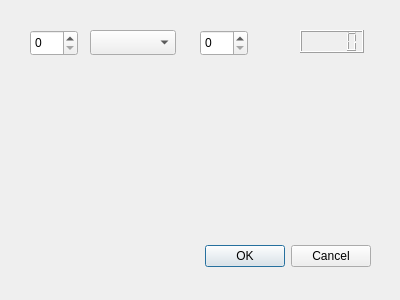
<?xml version="1.0" encoding="UTF-8"?>
<ui version="4.0">
 <class>Dialog</class>
 <widget class="QDialog" name="Dialog">
  <property name="geometry">
   <rect>
    <x>0</x>
    <y>0</y>
    <width>400</width>
    <height>300</height>
   </rect>
  </property>
  <property name="windowTitle">
   <string>Dialog</string>
  </property>
  <widget class="QDialogButtonBox" name="buttonBox">
   <property name="geometry">
    <rect>
     <x>30</x>
     <y>240</y>
     <width>341</width>
     <height>32</height>
    </rect>
   </property>
   <property name="orientation">
    <enum>Qt::Horizontal</enum>
   </property>
   <property name="standardButtons">
    <set>QDialogButtonBox::Cancel|QDialogButtonBox::Ok</set>
   </property>
  </widget>
  <widget class="QSpinBox" name="spinBox">
   <property name="geometry">
    <rect>
     <x>30</x>
     <y>30</y>
     <width>48</width>
     <height>26</height>
    </rect>
   </property>
  </widget>
  <widget class="QSpinBox" name="spinBox_2">
   <property name="geometry">
    <rect>
     <x>200</x>
     <y>30</y>
     <width>48</width>
     <height>26</height>
    </rect>
   </property>
  </widget>
  <widget class="QComboBox" name="comboBox">
   <property name="geometry">
    <rect>
     <x>90</x>
     <y>30</y>
     <width>86</width>
     <height>25</height>
    </rect>
   </property>
  </widget>
  <widget class="QLCDNumber" name="lcdNumber">
   <property name="geometry">
    <rect>
     <x>300</x>
     <y>30</y>
     <width>64</width>
     <height>23</height>
    </rect>
   </property>
  </widget>
 </widget>
 <resources/>
 <connections>
  <connection>
   <sender>buttonBox</sender>
   <signal>accepted()</signal>
   <receiver>Dialog</receiver>
   <slot>accept()</slot>
   <hints>
    <hint type="sourcelabel">
     <x>248</x>
     <y>254</y>
    </hint>
    <hint type="destinationlabel">
     <x>157</x>
     <y>274</y>
    </hint>
   </hints>
  </connection>
  <connection>
   <sender>buttonBox</sender>
   <signal>rejected()</signal>
   <receiver>Dialog</receiver>
   <slot>reject()</slot>
   <hints>
    <hint type="sourcelabel">
     <x>316</x>
     <y>260</y>
    </hint>
    <hint type="destinationlabel">
     <x>286</x>
     <y>274</y>
    </hint>
   </hints>
  </connection>
 </connections>
</ui>
